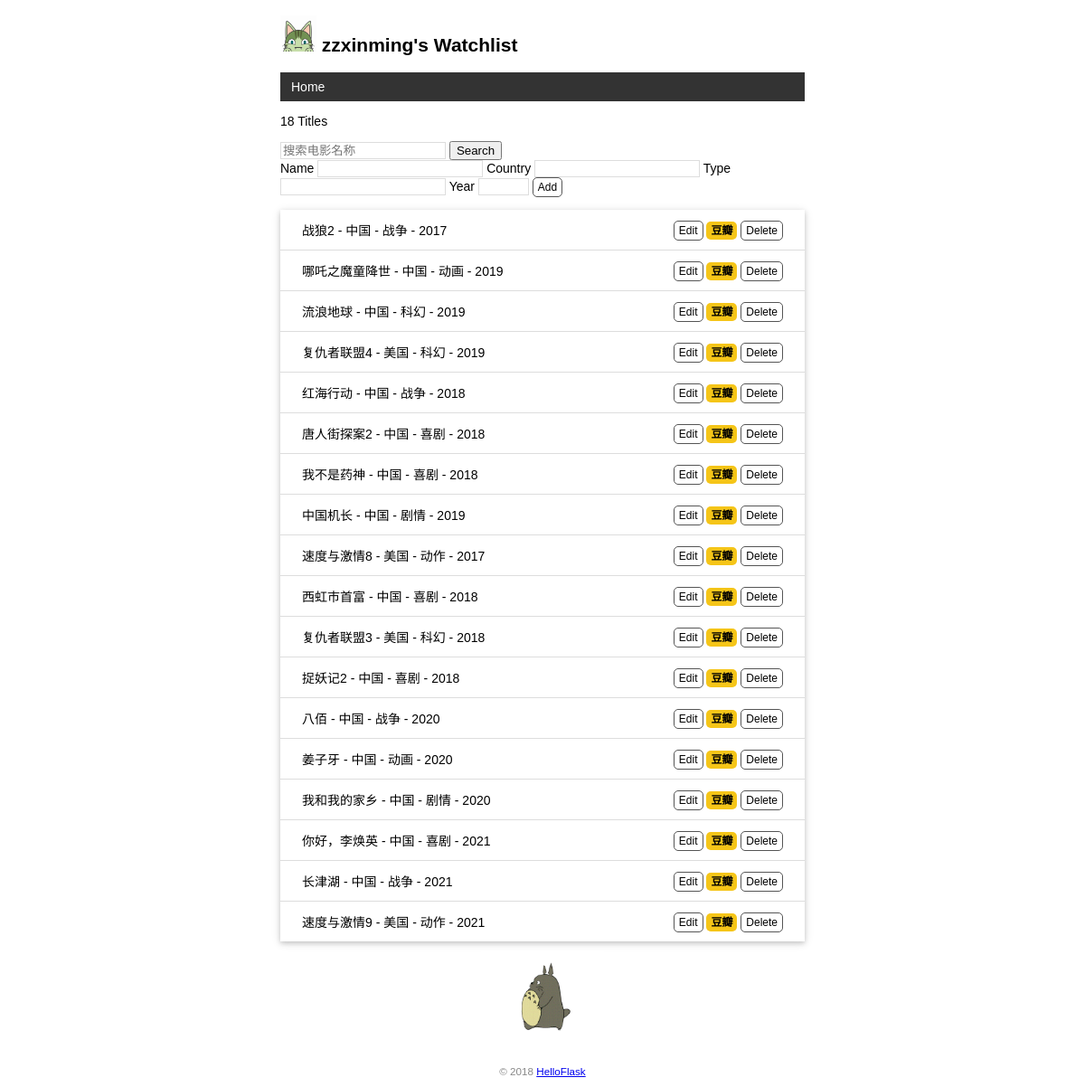
The page / on the database its author committed.
### app.py (models this page shows)
class User(db.Model):  # 表名将会是 user（自动生成，小写处理）
    id = db.Column(db.Integer, primary_key=True)  # 主键
    name = db.Column(db.String(20))  # 名字

class Movie(db.Model):  # 表名将会是 movie
    id = db.Column(db.Integer, primary_key=True)  # 主键
    title = db.Column(db.String(60))  # 电影标题
    country = db.Column(db.String(60))  # 电影标题
    type = db.Column(db.String(60))  # 电影标题
    year = db.Column(db.String(4))  # 电影年份

### app.py (the view, shortened to what this page needs)
@app.route('/', methods=['GET', 'POST'])
def index():
    movies = Movie.query.all()
    return render_template('index.html', movies=movies)

### app.py (called while the page is built)
@app.context_processor
def inject_user():
    user = User.query.first()
    return dict(user=user)

### templates/index.html
{% extends 'base.html' %}
{% block content %}
<p>{{ movies|length }} Titles</p>
<form action="/movie/search" method="post">
    <input type="text" name="searchTerm" placeholder="搜索电影名称">
    <input type="submit" value="Search">
</form>
<form method="post">
    Name <input type="text" name="title" autocomplete="off" required>
    Country <input type="text" name="country" autocomplete="off" required>
    Type <input type="text" name="type" autocomplete="off" required>
    Year <input type="text" name="year" autocomplete="off" required>
    <input class="btn" type="submit" name="submit" value="Add">
</form>
<ul class="movie-list">
    {% for movie in movies %}
    <li>{{ movie.title }} - {{ movie.country }} - {{ movie.type }} - {{ movie.year }}
        <span class="float-right">
            <a class="btn" href="{{ url_for('edit', movie_id=movie.id) }}">Edit</a>
            <a class="imdb" href="https://movie.douban.com/subject_search?search_text={{ movie.title }}" target="_blank" title="Find this movie on 豆瓣">豆瓣</a>
            <form class="inline-form" method="post" action="{{ url_for('delete', movie_id=movie.id) }}">
                <input class="btn" type="submit" name="delete" value="Delete" onclick="return confirm('Are you sure?')">
            </form>
        </span>
    </li>
    {% endfor %}
</ul>
<img alt="Walking Totoro" class="totoro" src="{{ url_for('static', filename='images/totoro.gif') }}" title="to~to~ro~">
{% endblock %}

### templates/base.html (shortened to what this page needs)
<!DOCTYPE html>
<html lang="en">
<head>
    {% block head %}
    <link rel="stylesheet" href="{{ url_for('static', filename='style.css') }}" type="text/css">
    {% endblock %}
</head>
<body>
    <h2>
        <img alt="Avatar" class="avatar" src="{{ url_for('static', filename='images/avatar.png') }}">
        {{ user.name }}'s Watchlist
    </h2>
    <nav>
        <ul>
            <li><a href="{{ url_for('index') }}">Home</a></li>
        </ul>
    </nav>
    {% block content %}{% endblock %}
    <footer>
        <small>&copy; 2018 <a href="http://helloflask.com/book/3">HelloFlask</a></small>
    </footer>
</body>
</html>

### static/style.css (style rules this page uses)
body { margin: auto; max-width: 580px; font-size: 14px; font-family: Helvetica, Arial, sans-serif; }
footer { color: #888; margin-top: 15px; text-align: center; padding: 10px; }
.avatar { width: 40px; }
.movie-list { list-style-type: none; padding: 0; margin-bottom: 10px; box-shadow: 0 2px 5px 0 rgba(0, 0, 0, 0.16), 0 2px 10px 0 rgba(0, 0, 0, 0.12); }
.movie-list li { padding: 12px 24px; border-bottom: 1px solid #ddd; }
.movie-list li:last-child { border-bottom:none; }
.totoro { display: block; margin: 0 auto; height: 100px; }
nav ul { list-style-type: none; margin: 0; padding: 0; overflow: hidden; background-color: #333; }
nav li { float: left; }
nav li a { display: block; color: white; text-align: center; padding: 8px 12px; text-decoration: none; }
.float-right { float: right; }
.imdb { font-size: 12px; font-weight: bold; color: black; text-decoration: none; background: #F5C518; border-radius: 5px; padding: 3px 5px; }
input[type=submit] { font-family: inherit; }
input[type=text] { border: 1px solid #ddd; }
input[name=year] { width: 50px; }
.btn { font-size: 12px; padding: 3px 5px; text-decoration: none; cursor: pointer; background-color: white; color: black; border: 1px solid #555555; border-radius: 5px; }
.inline-form { display: inline; }

### rows shown on the page
User: name "zzxinming"
Movie: title "战狼2", country "中国", type "战争", year "2017"
Movie: title "哪吒之魔童降世", country "中国", type "动画", year "2019"
Movie: title "流浪地球", country "中国", type "科幻", year "2019"
Movie: title "复仇者联盟4", country "美国", type "科幻", year "2019"
Movie: title "红海行动", country "中国", type "战争", year "2018"
Movie: title "唐人街探案2", country "中国", type "喜剧", year "2018"
Movie: title "我不是药神", country "中国", type "喜剧", year "2018"
Movie: title "中国机长", country "中国", type "剧情", year "2019"
Movie: title "速度与激情8", country "美国", type "动作", year "2017"
Movie: title "西虹市首富", country "中国", type "喜剧", year "2018"
Movie: title "复仇者联盟3", country "美国", type "科幻", year "2018"
Movie: title "捉妖记2", country "中国", type "喜剧", year "2018"
Movie: title "八佰", country "中国", type "战争", year "2020"
Movie: title "姜子牙", country "中国", type "动画", year "2020"
Movie: title "我和我的家乡", country "中国", type "剧情", year "2020"
Movie: title "你好，李焕英", country "中国", type "喜剧", year "2021"
Movie: title "长津湖", country "中国", type "战争", year "2021"
Movie: title "速度与激情9", country "美国", type "动作", year "2021"

### other values the page prints
{{ movies|length }} "18"
